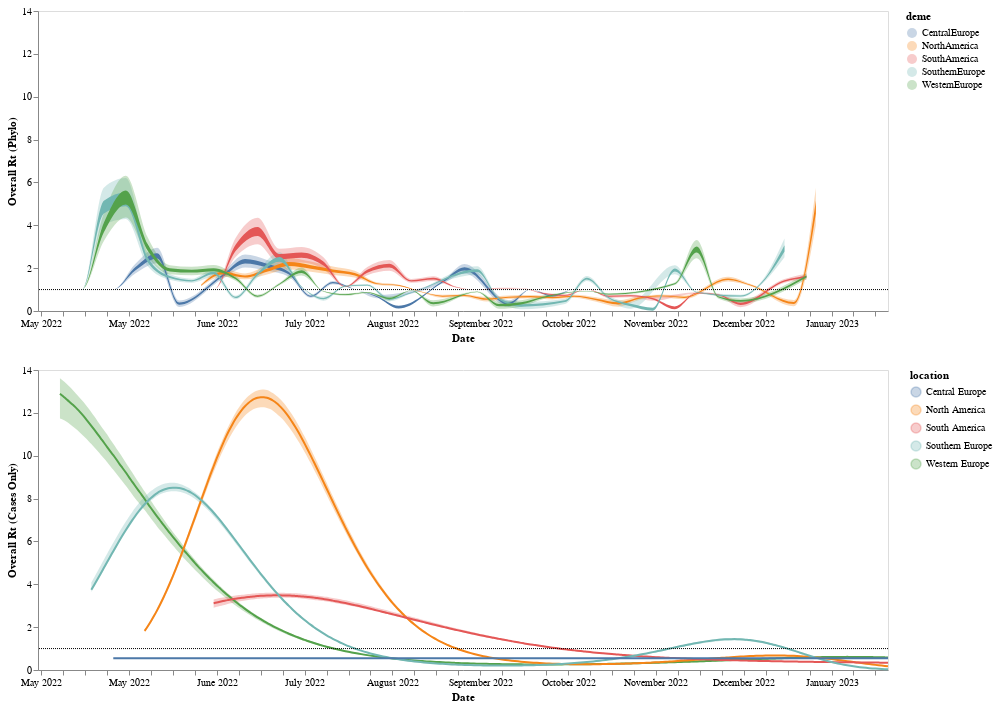

Here is the notebook cell this chart was saved with:
### Code cell
(phlyo_rt_plot & case_rt_plot).resolve_scale(color='independent', x='shared', y = 'shared'
)

### Figure 1 — Vega-Lite specification as saved in the notebook (floating-point values rounded to 4 significant figures; data arrays with more than 128 entries replaced by an {"elided": "..."} marker saying what was removed)
{"config": {"view": {"continuousWidth": 400, "continuousHeight": 300}}, "vconcat": [{"layer": [{"mark": {"type": "area", "color": "#f58518", "interpolate": "monotone", "opacity": 0.3}, "encoding": {"color": {"field": "deme", "type": "nominal"}, "x": {"axis": {"grid": false, "title": "Date"}, "field": "date", "type": "temporal"}, "y": {"axis": {"grid": false, "title": ""}, "field": "lower_hpd_log_95", "type": "quantitative"}, "y2": {"field": "upper_hpd_log_95"}}, "height": 300, "transform": [{"filter": "(datum.lower_hpd_log_95 > 0)"}], "width": 850}, {"mark": {"type": "area", "color": "#f58518", "interpolate": "monotone", "opacity": 1}, "encoding": {"color": {"field": "deme", "type": "nominal"}, "x": {"axis": {"format": "%B %Y", "grid": false, "title": "Date"}, "field": "date", "type": "temporal"}, "y": {"axis": {"grid": false, "title": "Overall Rt (Phylo)"}, "field": "lower_hpd_log_50", "type": "quantitative"}, "y2": {"field": "upper_hpd_log_50"}}, "height": 300, "transform": [{"filter": "(datum.lower_hpd_log_50 > 0)"}], "width": 850}, {"data": {"name": "data-0f80976e06af035141dd0a0f11df9332"}, "mark": {"type": "rule", "strokeDash": [1, 1]}, "encoding": {"y": {"field": "y", "type": "quantitative"}}}], "data": {"name": "data-346d9aecfd8b1f056fe186e80f8e28c6"}}, {"layer": [{"mark": {"type": "area", "color": "#f58518", "interpolate": "monotone", "opacity": 0.3}, "encoding": {"color": {"field": "location", "type": "nominal"}, "x": {"axis": {"format": "%B %Y", "grid": false, "title": "Date"}, "field": "date", "type": "temporal"}, "y": {"axis": {"grid": false, "title": "Overall Rt (Cases Only)"}, "field": "R_lower_80", "type": "quantitative"}, "y2": {"field": "R_upper_80"}}, "height": 300, "width": 850}, {"mark": {"type": "line", "color": "#f58518", "interpolate": "monotone", "opacity": 1}, "encoding": {"color": {"field": "location", "type": "nominal"}, "x": {"axis": {"grid": false, "title": "Date"}, "field": "date", "type": "temporal"}, "y": {"axis": {"grid": false, "title": ""}, "field": "median_R", "type": "quantitative"}}, "height": 300, "width": 850}, {"data": {"name": "data-0f80976e06af035141dd0a0f11df9332"}, "mark": {"type": "rule", "strokeDash": [1, 1]}, "encoding": {"y": {"field": "y", "type": "quantitative"}}}], "data": {"name": "data-5639ea599a9a2518b892865c410f34e0"}}], "resolve": {"scale": {"color": "independent", "x": "shared", "y": "shared"}}, "$schema": "https://vega.github.io/schema/vega-lite/v4.17.0.json", "datasets": {"data-346d9aecfd8b1f056fe186e80f8e28c6": {"elided": "173 records"}, "data-0f80976e06af035141dd0a0f11df9332": [{"y": 1.0}], "data-5639ea599a9a2518b892865c410f34e0": {"elided": "1222 records"}}}
